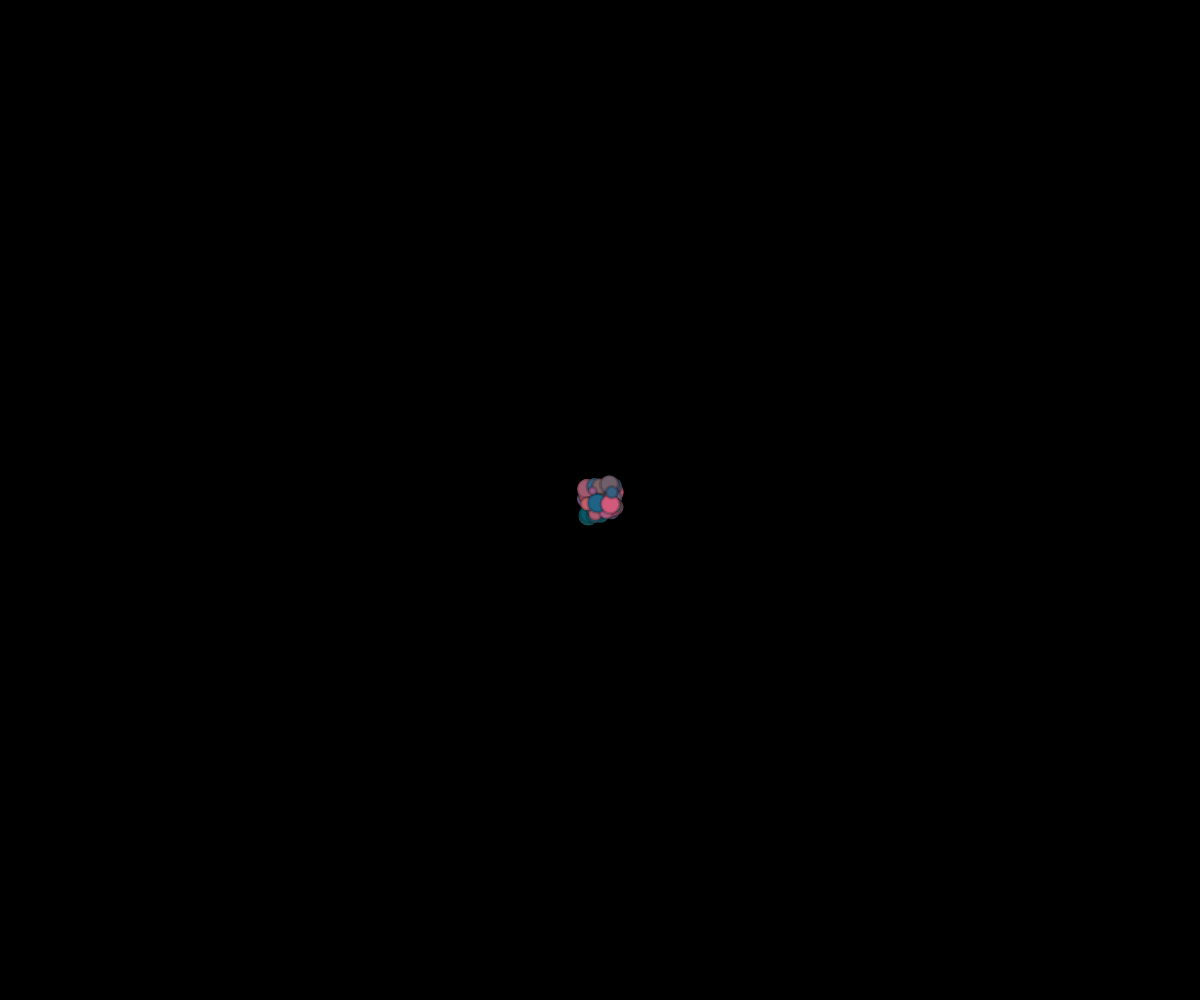
Frame 1 (no input)
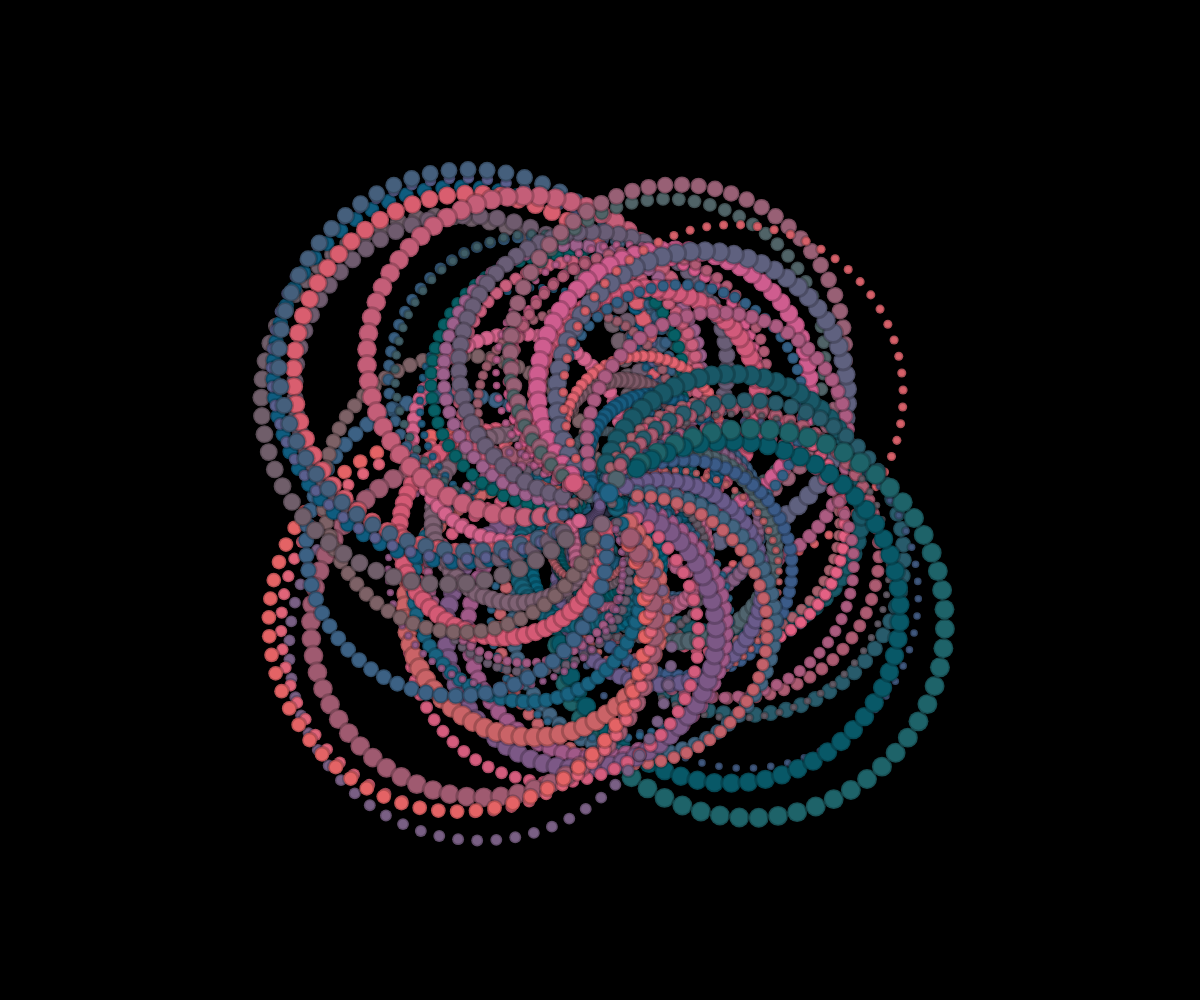
Frame 60 (no input)
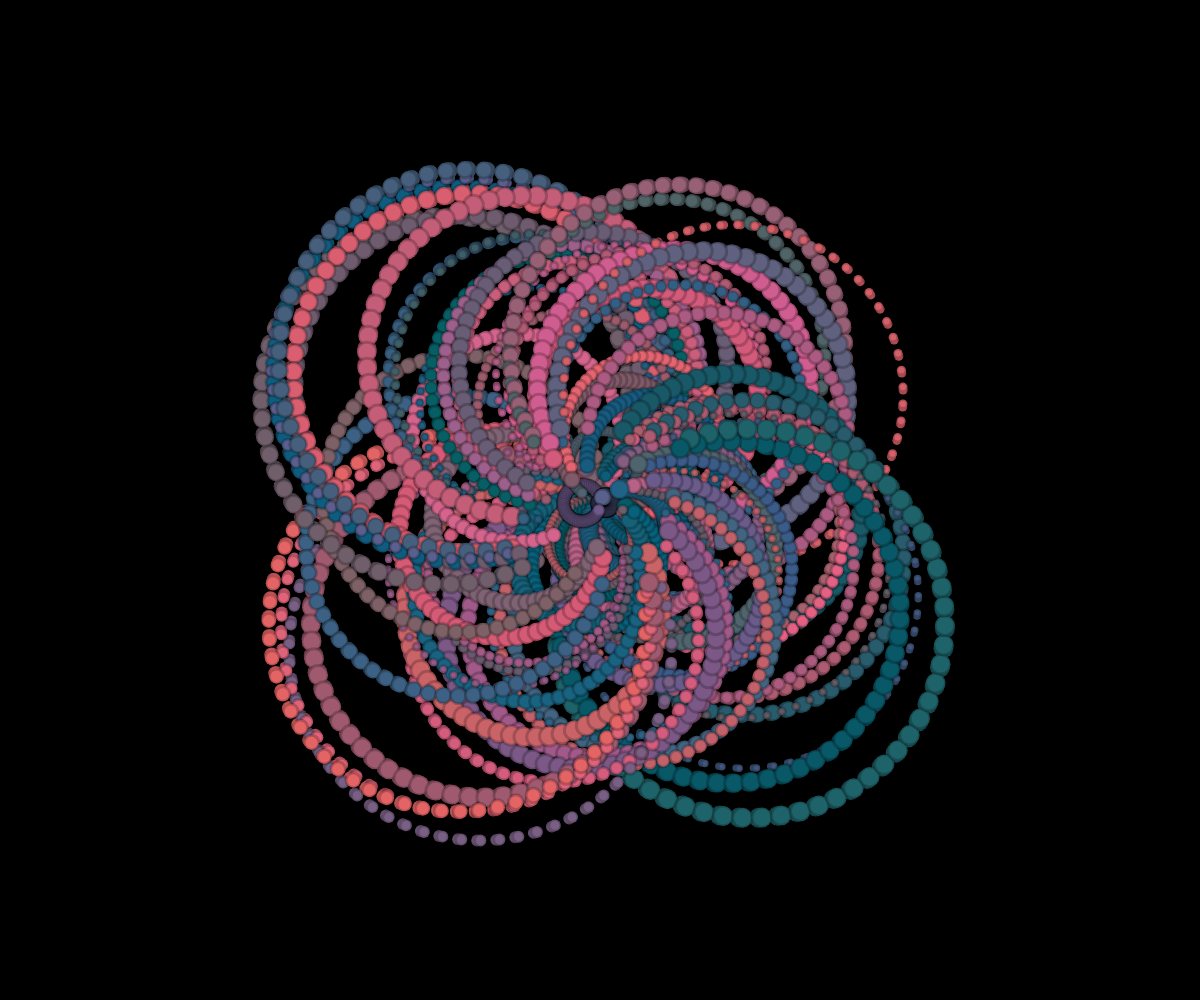
Frame 120 (the mouse pressed at the canvas centre since frame 60)

The p5.js sketch that drew these frames (run headless with seeded random() and noise() and a simulated clock; from frame 60 on, the mouse is pressed at the canvas centre):

// p5.js sketch
// ── sketch.js
let nPelotas = 80;
let pelotas = [];

function setup() {
  createCanvas(windowWidth, windowHeight);
  background(00);
  for(let i = 0; i < nPelotas; i ++){
    pelotas[i] = new RandomWalker(i);

  }
  

}

function draw() {
  for (let i = 0; i < nPelotas; i ++){
    pelotas[i].update();
    pelotas[i].display();
  
  }
  
}


// ---------------------------------
// ----------- Classes -------------
// ---------------------------------


// --------- Random Walker ---------
class RandomWalker{
  constructor(_name) {
    this.red = random(0, 228);
    this.green = random(100, 88);
    this.blue = random(100, 143);

    this.t = 30;
    this.tSpeed = random(0.3);
    this.noiseShift = random(20,20);

    this.pos = createVector(width/2, height/2);
    this.speed = createVector(random(-15, 15),random(-15, 15));
    this.diametro = random(7, 20);
    print('hola soy la pelota' + this.name);

  }
  update(_t) {
    this.speed.rotate(map(noise(this.t + this.noiseShift), 0, 1, -0.10, -0.10));
    this.pos.add(this.speed);

    this.t += this.tSpeed;

  }
  display(){
    stroke("rgba(0,0,0,.2)");
    strokeWeight(3);
    fill(this.red, this.green, this.blue);
    ellipse(this.pos.x, this.pos.y, this.diametro, this.diametro); 
  }
}
